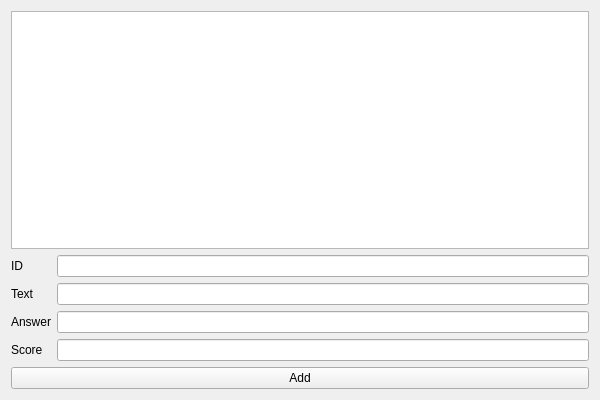
<?xml version="1.0" encoding="UTF-8"?>
<ui version="4.0">
 <class>PresenterClass</class>
 <widget class="QWidget" name="PresenterClass">
  <property name="geometry">
   <rect>
    <x>0</x>
    <y>0</y>
    <width>600</width>
    <height>400</height>
   </rect>
  </property>
  <property name="windowTitle">
   <string>Presenter</string>
  </property>
  <layout class="QVBoxLayout" name="verticalLayout">
   <item>
    <widget class="QListWidget" name="questionList"/>
   </item>
   <item>
    <layout class="QFormLayout" name="formLayout">
     <item row="0" column="0">
      <widget class="QLabel" name="label">
       <property name="text">
        <string>ID</string>
       </property>
      </widget>
     </item>
     <item row="0" column="1">
      <widget class="QLineEdit" name="idEdit"/>
     </item>
     <item row="1" column="0">
      <widget class="QLabel" name="label_2">
       <property name="text">
        <string>Text</string>
       </property>
      </widget>
     </item>
     <item row="1" column="1">
      <widget class="QLineEdit" name="textEdit"/>
     </item>
     <item row="2" column="0">
      <widget class="QLabel" name="label_3">
       <property name="text">
        <string>Answer</string>
       </property>
      </widget>
     </item>
     <item row="2" column="1">
      <widget class="QLineEdit" name="answerEdit"/>
     </item>
     <item row="3" column="0">
      <widget class="QLabel" name="label_4">
       <property name="text">
        <string>Score</string>
       </property>
      </widget>
     </item>
     <item row="3" column="1">
      <widget class="QLineEdit" name="scoreEdit"/>
     </item>
    </layout>
   </item>
   <item>
    <widget class="QPushButton" name="addButton">
     <property name="text">
      <string>Add</string>
     </property>
    </widget>
   </item>
  </layout>
 </widget>
 <layoutdefault spacing="6" margin="11"/>
 <resources>
  <include location="Presenter.qrc"/>
 </resources>
 <connections/>
</ui>
